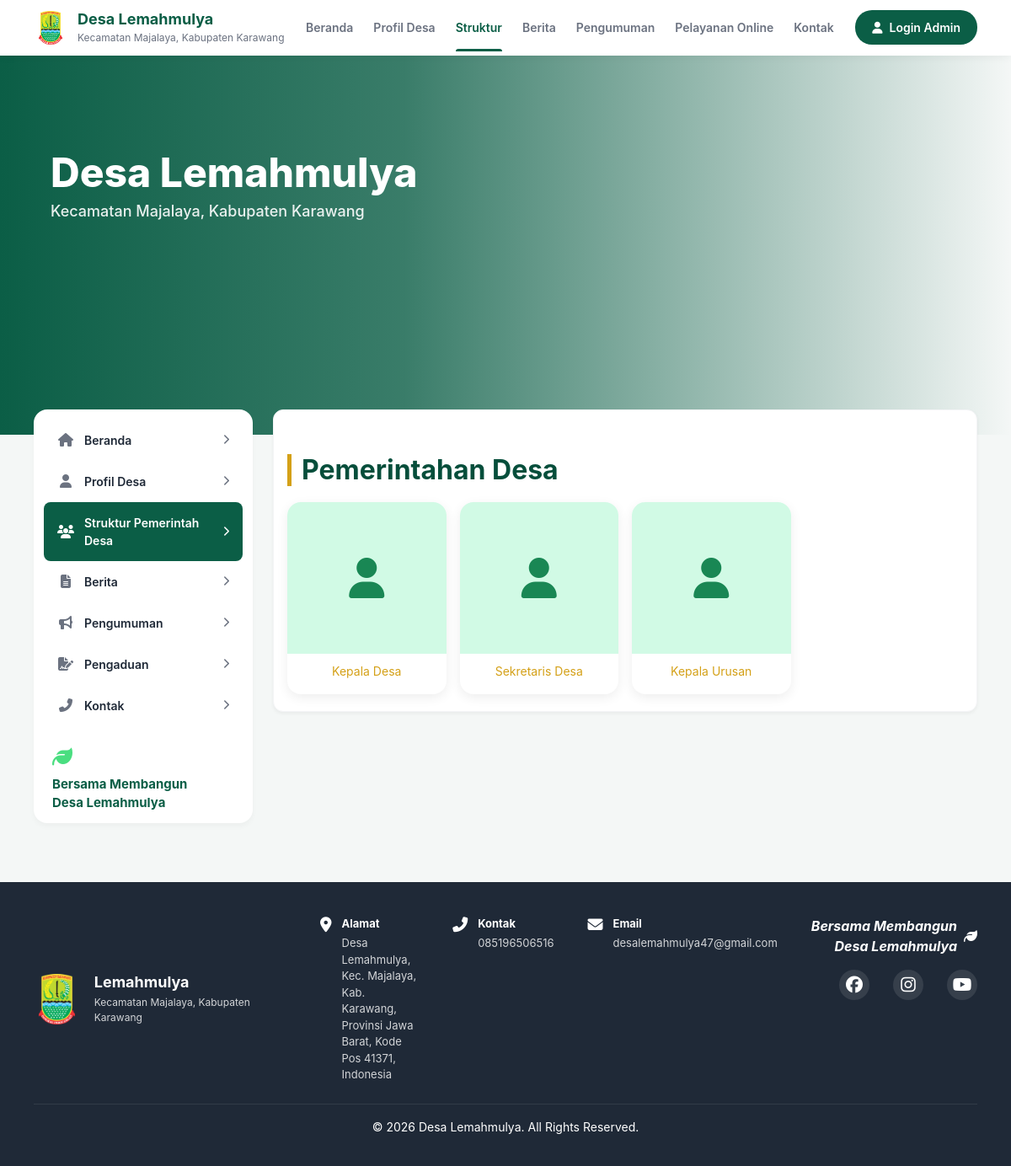
Page /struktur.php on the committed database.
### tables this page shows
CREATE TABLE perangkat_desa(id INT AUTO_INCREMENT PRIMARY KEY,nama VARCHAR(100),jabatan VARCHAR(60),nip VARCHAR(30),foto VARCHAR(100));

### config/database.php (called while the page is built, shortened)
<?php
if ($_SERVER['HTTP_HOST'] === 'localhost') {
    $host = 'localhost';
    $db   = 'digital_desa';
    $user = 'root';
    $pass = '';
} else {
    $host = 'sql107.infinityfree.com';
    $db   = 'if0_43028656_desa_lemahmulya';
    $user = 'if0_43028656';
    $pass = 'rgmvGCwJ3SWcKxg';
}
try {
    $pdo = new PDO(
        "mysql:host=$host;dbname=$db;charset=utf8mb4",
        $user,
        $pass,
        [
            PDO::ATTR_ERRMODE => PDO::ERRMODE_EXCEPTION,
            PDO::ATTR_DEFAULT_FETCH_MODE => PDO::FETCH_ASSOC
        ]
    );
} catch (PDOException $e) {
    die("Koneksi gagal: " . $e->getMessage());
}
function e($s){return htmlspecialchars((string)$s,ENT_QUOTES,'UTF-8');}
function run($q,$p=[]){global $pdo;$s=$pdo->prepare($q);$s->execute($p);return $s;}
function rows($q,$p=[]){return run($q,$p)->fetchAll();}

### struktur.php (the view, shortened to what this page needs)
<?php
include 'includes/header.php'
;?>
<?php include 'includes/hero.php'; ?>
<div class="main-container">
    <?php include 'includes/sidebar_desktop.php'; ?>
    <main class="content-center">
        <section class="content-section">
            <h2 class="judul">Pemerintahan Desa</h2><div class="row g-3"><?php foreach(rows('SELECT * FROM perangkat_desa ORDER BY id') as $p):?><div class="col-6 col-md-3"><div class="card-desa bg-white text-center pb-3"><?php if($p['foto']):?><img class="thumb" src="assets/uploads/<?=e($p['foto'])?>"><?php else:?><div class="thumb d-flex align-items-center justify-content-center"><i class="fa fa-user fa-3x text-success"></i></div><?php endif;?><h6 class="mt-2 mb-0"><?=e($p['nama'])?></h6><small class="text-gold"><?=e($p['jabatan'])?></small><p class="small text-muted px-2"><?=e($p['profil'])?></p></div></div><?php endforeach;?></div>
        </section>
    </main>
</div>
<?php include 'includes/footer.php';?>

### assets/css/style.css (style rules this page uses)
:root { --h:#064e3b;--e:#059669;--g:#d4a017 }
body { background:#f8faf9;font-family:'Segoe UI',sans-serif }
.text-gold { color:var(--g)!important }
.card-desa { border:0;border-radius:16px;box-shadow:0 4px 14px rgba(0,0,0,.07);transition:.25s;height:100% }
.judul { color:var(--h);font-weight:700;border-left:5px solid var(--g);padding-left:12px;margin:2rem 0 1.2rem }
.thumb { height:180px;object-fit:cover;border-radius:16px 16px 0 0;background:#d1fae5;width:100% }

### assets/css/global.css (style rules this page uses)
* { margin: 0; padding: 0; box-sizing: border-box; font-family: 'Inter', sans-serif; -webkit-tap-highlight-color: transparent; }
:root { --primary-color: #0b5e46; --primary-light: #e8f5e9; --text-dark: #1f2937; --text-muted: #6b7280; --border-color: #f3f4f6; --bg-color: #f4f7f6; --white: #ffffff; }
html { height: 100%; }
body { background-color: var(--bg-color); color: var(--text-dark); padding-bottom: 70px; min-height:100vh; }
.main-container { padding: 0; }
.content-center { width: 100%; }
@media (min-width: 992px) { body { padding-bottom: 0; } }
@media (min-width: 992px) { .main-container { display: flex; flex-direction: row; gap: 24px; padding: 30px 40px; max-width: 1400px; margin: 0 auto; align-items: flex-start; margin-top: -60px; } }
@media (min-width: 992px) { .content-center { flex: 1; min-width: 0; margin-top: 0; display: flex; flex-direction: column; gap: 20px; } }

### assets/css/index.css (style rules this page uses)
.content-section { background-color: var(--white); border-radius: 12px; padding: 20px 16px; margin: 20px; box-shadow: 0 2px 4px rgba(0,0,0,0.05); border: 1px solid var(--border-color); }
@media (min-width: 992px) { .content-section { margin: 0; } }

### rows in the picture
perangkat_desa: jabatan "Kepala Desa"
perangkat_desa: jabatan "Sekretaris Desa"
perangkat_desa: jabatan "Kepala Urusan"

### other values in the picture
s('nama_desa') "Lemahmulya"
s('kecamatan') "Majalaya"
s('kabupaten') "Karawang"
s('alamat') "Desa Lemahmulya, Kec. Majalaya, Kab. Karawang, Provinsi Jawa Barat, Kode Pos 41371, Indonesia"
s('telepon') "085196506516"
s('email') "desalemahmulya47@gmail.com"
